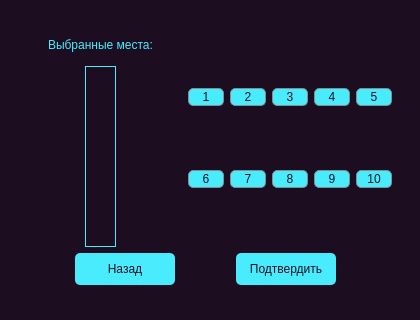
<?xml version="1.0" encoding="UTF-8"?>
<ui version="4.0">
 <class>DeviceScreen</class>
 <widget class="QDialog" name="DeviceScreen">
  <property name="geometry">
   <rect>
    <x>0</x>
    <y>0</y>
    <width>420</width>
    <height>320</height>
   </rect>
  </property>
  <property name="minimumSize">
   <size>
    <width>420</width>
    <height>320</height>
   </size>
  </property>
  <property name="maximumSize">
   <size>
    <width>420</width>
    <height>320</height>
   </size>
  </property>
  <property name="windowTitle">
   <string>Dialog</string>
  </property>
  <property name="styleSheet">
   <string notr="true">background-color: rgb(29, 13, 32);</string>
  </property>
  <widget class="QWidget" name="verticalLayoutWidget_2">
   <property name="geometry">
    <rect>
     <x>20</x>
     <y>30</y>
     <width>372</width>
     <height>255</height>
    </rect>
   </property>
   <layout class="QVBoxLayout" name="verticalLayout_2">
    <item>
     <layout class="QHBoxLayout" name="horizontalLayout_3">
      <item>
       <layout class="QVBoxLayout" name="verticalLayout">
        <item alignment="Qt::AlignmentFlag::AlignHCenter">
         <widget class="QLabel" name="label">
          <property name="styleSheet">
           <string notr="true">background-color: rgb(29, 13, 32);
color: rgb(73, 236, 253);</string>
          </property>
          <property name="text">
           <string>Выбранные места:</string>
          </property>
         </widget>
        </item>
        <item alignment="Qt::AlignmentFlag::AlignHCenter">
         <widget class="QListWidget" name="devicesListWidget">
          <property name="minimumSize">
           <size>
            <width>31</width>
            <height>181</height>
           </size>
          </property>
          <property name="maximumSize">
           <size>
            <width>31</width>
            <height>181</height>
           </size>
          </property>
          <property name="styleSheet">
           <string notr="true">background-color: rgb(29, 13, 32);
color: rgb(73, 236, 253);
border: 1px solid rgb(73, 236, 253);</string>
          </property>
         </widget>
        </item>
       </layout>
      </item>
      <item>
       <layout class="QGridLayout" name="gridLayout">
        <item row="0" column="1">
         <widget class="QPushButton" name="deviceButton_2">
          <property name="minimumSize">
           <size>
            <width>36</width>
            <height>18</height>
           </size>
          </property>
          <property name="maximumSize">
           <size>
            <width>36</width>
            <height>18</height>
           </size>
          </property>
          <property name="styleSheet">
           <string notr="true">background-color: rgb(73, 236, 253);
color: rgb(29, 13, 32);
border-radius: 5px;
border: 1px solid rgb(131, 143, 143);</string>
          </property>
          <property name="text">
           <string>2</string>
          </property>
         </widget>
        </item>
        <item row="0" column="0">
         <widget class="QPushButton" name="deviceButton_1">
          <property name="minimumSize">
           <size>
            <width>36</width>
            <height>18</height>
           </size>
          </property>
          <property name="maximumSize">
           <size>
            <width>36</width>
            <height>18</height>
           </size>
          </property>
          <property name="styleSheet">
           <string notr="true">background-color: rgb(73, 236, 253);
color: rgb(29, 13, 32);
border-radius: 5px;
border: 1px solid rgb(131, 143, 143);</string>
          </property>
          <property name="text">
           <string>1</string>
          </property>
         </widget>
        </item>
        <item row="0" column="2">
         <widget class="QPushButton" name="deviceButton_3">
          <property name="minimumSize">
           <size>
            <width>36</width>
            <height>18</height>
           </size>
          </property>
          <property name="maximumSize">
           <size>
            <width>36</width>
            <height>18</height>
           </size>
          </property>
          <property name="styleSheet">
           <string notr="true">background-color: rgb(73, 236, 253);
color: rgb(29, 13, 32);
border-radius: 5px;
border: 1px solid rgb(131, 143, 143);</string>
          </property>
          <property name="text">
           <string>3</string>
          </property>
         </widget>
        </item>
        <item row="1" column="2">
         <widget class="QPushButton" name="deviceButton_8">
          <property name="minimumSize">
           <size>
            <width>36</width>
            <height>18</height>
           </size>
          </property>
          <property name="maximumSize">
           <size>
            <width>36</width>
            <height>18</height>
           </size>
          </property>
          <property name="styleSheet">
           <string notr="true">background-color: rgb(73, 236, 253);
color: rgb(29, 13, 32);
border-radius: 5px;border: 1px solid rgb(131, 143, 143);</string>
          </property>
          <property name="text">
           <string>8</string>
          </property>
         </widget>
        </item>
        <item row="1" column="3">
         <widget class="QPushButton" name="deviceButton_9">
          <property name="minimumSize">
           <size>
            <width>36</width>
            <height>18</height>
           </size>
          </property>
          <property name="maximumSize">
           <size>
            <width>36</width>
            <height>18</height>
           </size>
          </property>
          <property name="styleSheet">
           <string notr="true">background-color: rgb(73, 236, 253);
color: rgb(29, 13, 32);
border-radius: 5px;border: 1px solid rgb(131, 143, 143);</string>
          </property>
          <property name="text">
           <string>9</string>
          </property>
         </widget>
        </item>
        <item row="0" column="3">
         <widget class="QPushButton" name="deviceButton_4">
          <property name="minimumSize">
           <size>
            <width>36</width>
            <height>18</height>
           </size>
          </property>
          <property name="maximumSize">
           <size>
            <width>36</width>
            <height>18</height>
           </size>
          </property>
          <property name="styleSheet">
           <string notr="true">background-color: rgb(73, 236, 253);
color: rgb(29, 13, 32);
border-radius: 5px;border: 1px solid rgb(131, 143, 143);</string>
          </property>
          <property name="text">
           <string>4</string>
          </property>
         </widget>
        </item>
        <item row="1" column="4">
         <widget class="QPushButton" name="deviceButton_10">
          <property name="minimumSize">
           <size>
            <width>36</width>
            <height>18</height>
           </size>
          </property>
          <property name="maximumSize">
           <size>
            <width>36</width>
            <height>18</height>
           </size>
          </property>
          <property name="styleSheet">
           <string notr="true">background-color: rgb(73, 236, 253);
color: rgb(29, 13, 32);
border-radius: 5px;border: 1px solid rgb(131, 143, 143);</string>
          </property>
          <property name="text">
           <string>10</string>
          </property>
         </widget>
        </item>
        <item row="0" column="4">
         <widget class="QPushButton" name="deviceButton_5">
          <property name="minimumSize">
           <size>
            <width>36</width>
            <height>18</height>
           </size>
          </property>
          <property name="maximumSize">
           <size>
            <width>36</width>
            <height>18</height>
           </size>
          </property>
          <property name="styleSheet">
           <string notr="true">background-color: rgb(73, 236, 253);
color: rgb(29, 13, 32);
border-radius: 5px;
border: 1px solid rgb(131, 143, 143);</string>
          </property>
          <property name="text">
           <string>5</string>
          </property>
         </widget>
        </item>
        <item row="1" column="1">
         <widget class="QPushButton" name="deviceButton_7">
          <property name="minimumSize">
           <size>
            <width>36</width>
            <height>18</height>
           </size>
          </property>
          <property name="maximumSize">
           <size>
            <width>36</width>
            <height>18</height>
           </size>
          </property>
          <property name="styleSheet">
           <string notr="true">background-color: rgb(73, 236, 253);
color: rgb(29, 13, 32);
border-radius: 5px;border: 1px solid rgb(131, 143, 143);</string>
          </property>
          <property name="text">
           <string>7</string>
          </property>
         </widget>
        </item>
        <item row="1" column="0">
         <widget class="QPushButton" name="deviceButton_6">
          <property name="minimumSize">
           <size>
            <width>36</width>
            <height>18</height>
           </size>
          </property>
          <property name="maximumSize">
           <size>
            <width>36</width>
            <height>18</height>
           </size>
          </property>
          <property name="styleSheet">
           <string notr="true">background-color: rgb(73, 236, 253);
color: rgb(29, 13, 32);
border-radius: 5px;border: 1px solid rgb(131, 143, 143);</string>
          </property>
          <property name="text">
           <string>6</string>
          </property>
         </widget>
        </item>
       </layout>
      </item>
     </layout>
    </item>
    <item>
     <layout class="QHBoxLayout" name="horizontalLayout">
      <item>
       <widget class="QPushButton" name="backButton">
        <property name="minimumSize">
         <size>
          <width>100</width>
          <height>32</height>
         </size>
        </property>
        <property name="maximumSize">
         <size>
          <width>100</width>
          <height>32</height>
         </size>
        </property>
        <property name="styleSheet">
         <string notr="true">background-color: rgb(73, 236, 253);
color: rgb(29, 13, 32);
border-radius: 5px;</string>
        </property>
        <property name="text">
         <string>Назад</string>
        </property>
       </widget>
      </item>
      <item>
       <widget class="QPushButton" name="confirmButton">
        <property name="minimumSize">
         <size>
          <width>100</width>
          <height>32</height>
         </size>
        </property>
        <property name="maximumSize">
         <size>
          <width>100</width>
          <height>32</height>
         </size>
        </property>
        <property name="styleSheet">
         <string notr="true">background-color: rgb(73, 236, 253);
color: rgb(29, 13, 32);
border-radius: 5px;</string>
        </property>
        <property name="text">
         <string>Подтвердить</string>
        </property>
       </widget>
      </item>
     </layout>
    </item>
   </layout>
  </widget>
 </widget>
 <resources/>
 <connections/>
</ui>
